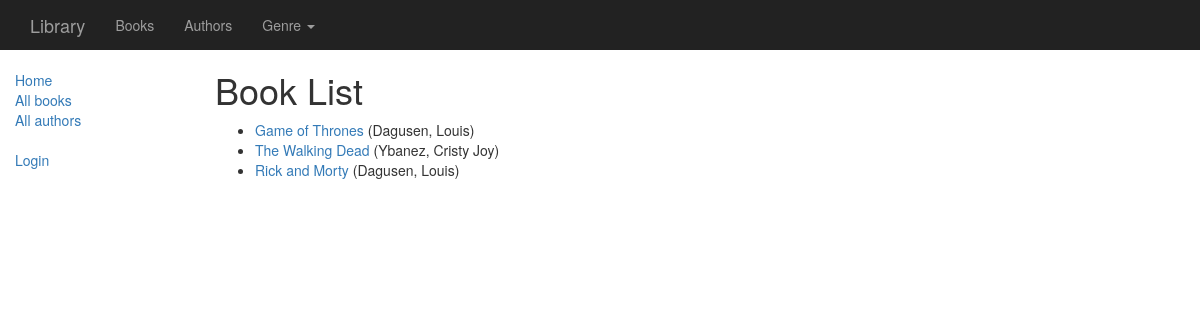
The page /books/ on the database its author committed.
### catalog/models.py (models this page shows, shortened)
class Book(models.Model):
    title = models.CharField(max_length=200)
    author = models.ForeignKey('Author', on_delete=models.SET_NULL, null=True)
    summary = models.TextField(max_length=1000, help_text="Enter a brief description of the book")
    isbn = models.CharField('ISBN',max_length=13, help_text='13 Character <a href="https://www.isbn-international.org/content/what-isbn">ISBN number</a>')
    genre = models.ManyToManyField(Genre, help_text="Select a genre for this book")
    """
    Creates a string for the Genre. This is required to display genre in Admin.
    """
    def get_absolute_url(self):
        return reverse('book-detail', args=[str(self.id)])

class Author(models.Model):
    first_name = models.CharField(max_length=100)
    last_name = models.CharField(max_length=100)
    date_of_birth = models.DateField(null=True, blank=True)
    date_of_death = models.DateField('Died', null=True, blank=True)
    def __str__(self):
        return '%s, %s' % (self.last_name, self.first_name)
    class Meta:
        ordering = ['last_name']

### catalog/views.py (the view)
# urls.py: url(r'^books/$', views.BookListView.as_view(), name='books'),
class BookListView(generic.ListView):
    model = Book
    paginate_by = 10
    context_object_name = 'book_list'   # your own name for the list as a template variable
    template_name = "book_list.html"  # Specify your own template name/location
    def get_queryset(self):
        return Book.objects.filter(title__icontains='')[:10] # Get 5 books containing the title war
    def get_context_data(self, **kwargs):
        context = super(BookListView, self).get_context_data(**kwargs)
        context['some_data'] = 'This is just some data'
        return context

### catalog/templates/book_list.html (shortened to what this page needs)
{% extends "base_generic.html" %}
{% block content %}
    <h1>Book List</h1>
    {% if book_list %}
    <ul>
      {% for book in book_list %}
      <li>
        <a href="{{ book.get_absolute_url }}">{{ book.title }}</a> ({{book.author}})
      </li>
      {% endfor %}
    </ul>
    {% else %}
      <p>There are no books in the library.</p>
    {% endif %}
{% endblock %}

### rows shown on the page
Book: title "Game of Thrones", author "Dagusen, Louis"
Book: title "The Walking Dead", author "Ybanez, Cristy Joy"
Book: title "Rick and Morty", author "Dagusen, Louis"
